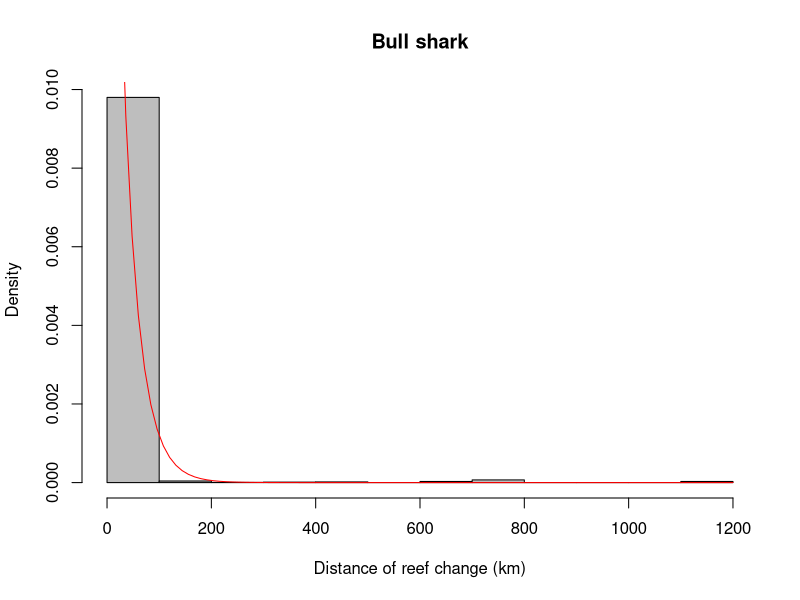
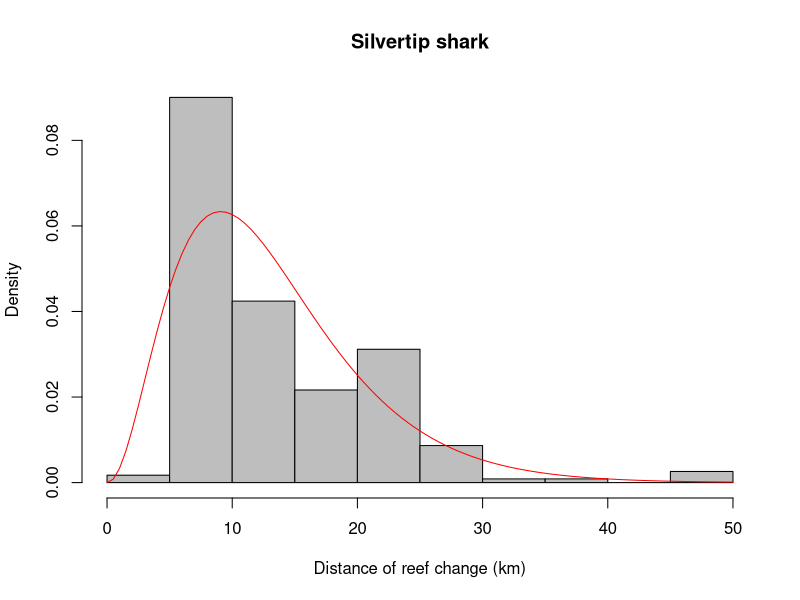
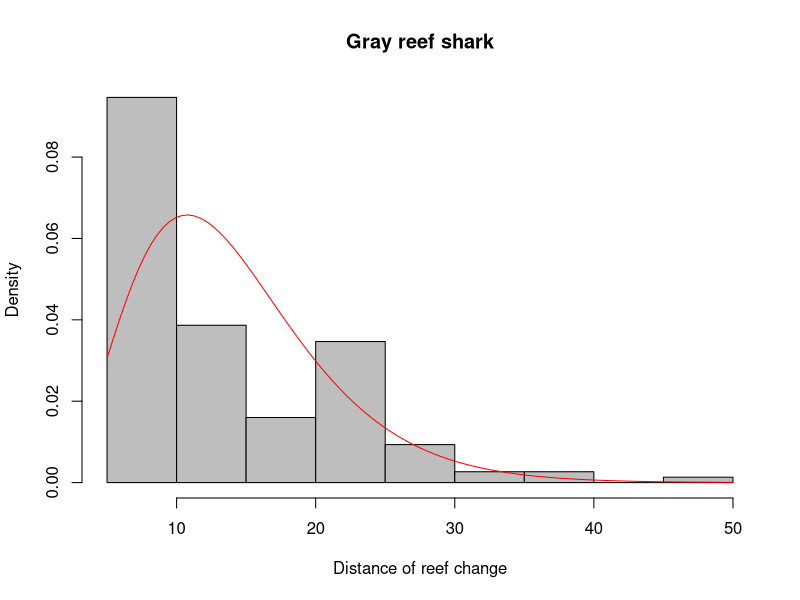

Reproduce these figures in R, in order.
# Determining the probability distributions that best fit the time spent on each
# reef by individual sharks. The expectation is that the parameters, or the
# distributions themselves will differ among different species of shark.

#This script was written by Juan Sebastián Vargas in 2017

library(MASS)

# Load data frames
dat <- read.table("Distance-allSpp.txt", header = T, sep = '\t')
# Add an hour where time is 0, to prevent issues when fitting
dat$t_on_reef <- dat$t_on_reef+(dat$t_on_reef == 0)*1/24
bull <- dat[dat$sp=="Carcharhinus leucas",]
silvertip <- dat[dat$sp=="Carcharhinus albimarginatus",]
grayreef <- dat[dat$sp=="Carcharhinus amblyrhynchos",]

# Distance travelled ------------------------------------------------------

dGrayreef <- grayreef[grayreef$dist>0,]$dist
dSilvertip <- silvertip[silvertip$dist>0,]$dist
dBull <- bull[bull$dist>0,]$dist

# Find parameters of gamma distribution that best fit the data, using MASS package

fitDistBull <- fitdistr(dBull, "gamma")
DistShapeBull <- fitDistBull$estimate[1]
DistRateBull <- fitDistBull$estimate[2]
hist(dBull, col = 'gray', prob = T, main = 'Bull shark', xlab = "Distance of reef change (km)")
curve(dgamma(x, shape = DistShapeBull, rate = DistRateBull), col = 'red', add = T)

fitDistSilvertip <- fitdistr(dSilvertip, "gamma")
DistShapeSilvertip <- fitDistSilvertip$estimate[1]
DistRateSilvertip <- fitDistSilvertip$estimate[2]
hist(dSilvertip, col = 'gray', prob = T, main = 'Silvertip shark', xlab = 'Distance of reef change (km)')
curve(dgamma(x, shape = DistShapeSilvertip, rate = DistRateSilvertip), add = T, col = 'red')

fitDistGrayreef <- fitdistr(dGrayreef, "gamma")
DistShapeGrayreef <- fitDistGrayreef$estimate[1]
DistRateGrayreef <- fitDistGrayreef$estimate[2]
hist(dGrayreef, col = 'gray', prob = T, main = 'Gray reef shark', xlab = 'Distance of reef change')
curve(dgamma(x, shape = DistShapeGrayreef, rate = DistRateGrayreef), add = T, col = 'red')

